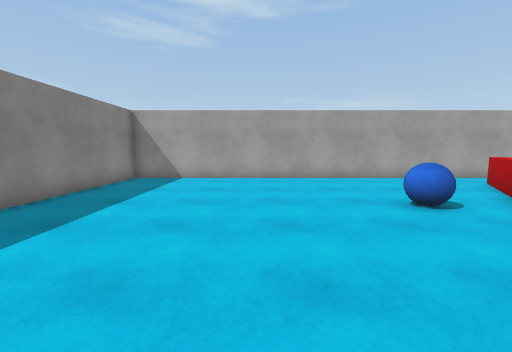
view 1 (above)

13 first-person views from a walk through a 3-D level made in the Unity game engine. The camera is 1.3 m above the floor, tilts 6° down and sees 90° across. The floor is counted in squares, 1 m on a side. Each view is taken from the middle of a square. On the plan, view 1 faces up. The plan holds only what a view shows up to about 13 squares ahead; the rest is blank. The place goes on beyond the plan. Surface patterns are stand-ins for the level's own textures.

view 2
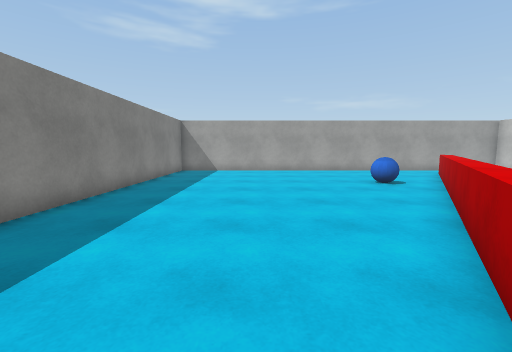

view 3
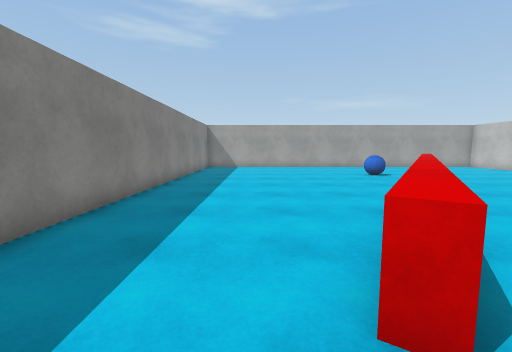

view 4
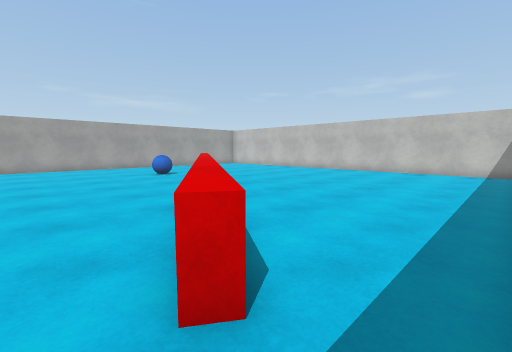

view 5
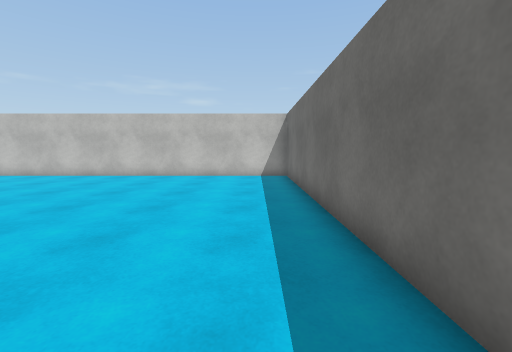

view 6
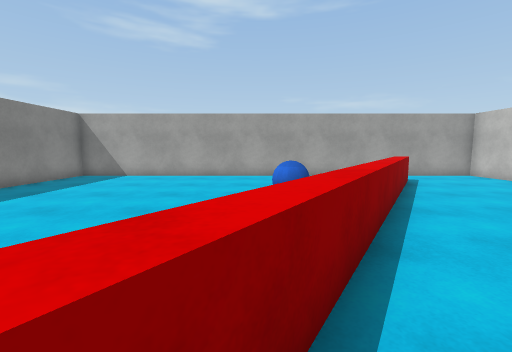

view 7
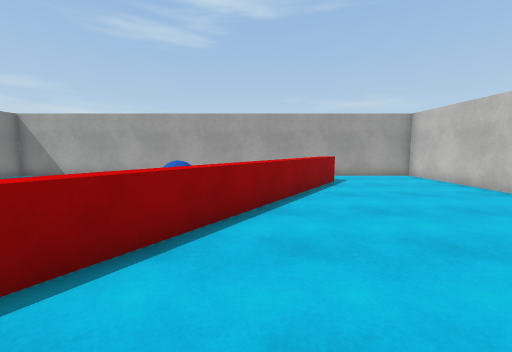

view 8
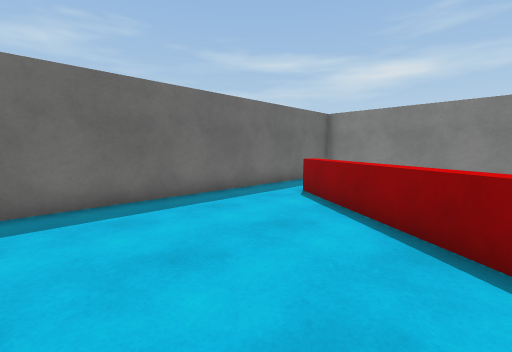

view 9
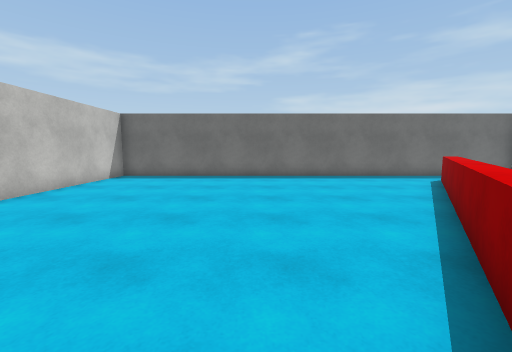

view 10
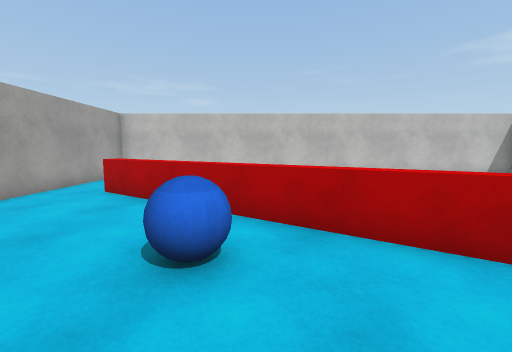

view 11
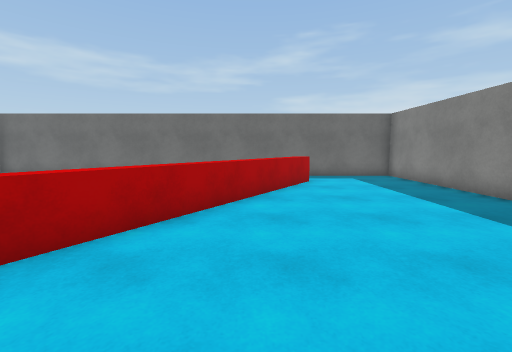

view 12
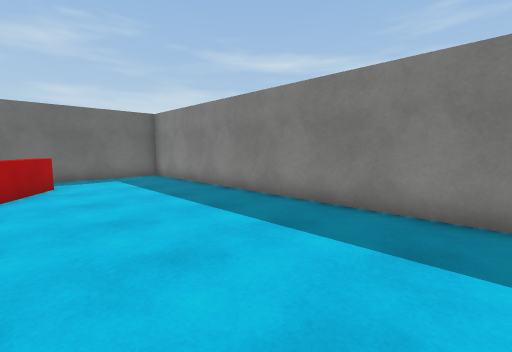

view 13
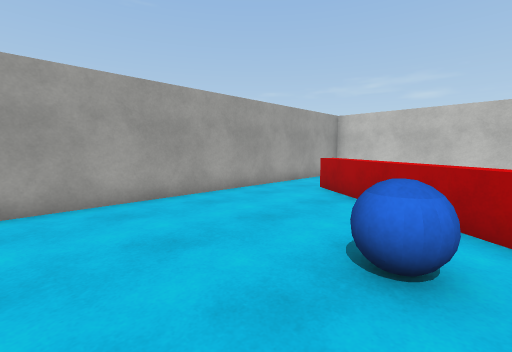

### Floor plan
Ten units are one square. View 1 is at (0, 0); x grows to the right and y downward. Boxes are objects, and circles mark ways between rooms. Rooms are numbered by the first view taken in them; rooms with no view inside come last. Other rooms are left out.
<svg viewBox="-60 -120 200 200">
<path fill="none" stroke="#000" d="M85 -115 -55 -115 -55 75 -15 75M-12 54 88 -97M-15 75 135 75 135 -115 85 -115M92 -94 -7 56 -12 54"/>
<rect x="35" y="-65" width="10" height="20" fill="#bbb"><title>other object</title></rect>
<circle cx="-10" cy="70" r="3" fill="#2a7"/>
<circle cx="90" cy="-110" r="3" fill="#2a7"/>
<text x="0" y="-40">1</text>
<text x="80" y="0">2</text>
</svg>
Room 1 opens to room 2.

Where each view was taken, in squares from view 1:
view 1: 0 up, 0 right, facing up
view 2: 4 down, 1 left, facing up
view 3: 7 down, 2 left, facing up
view 4: 7 down, 2 left, facing up-right
view 5: 6 down, 1 right, facing right
view 6: 1 down, 3 right, facing up
view 7: 1 down, 6 right, facing up
view 8: 1 down, 6 right, facing down-left
view 9: 5 up, 7 right, facing down
view 10: 5 up, 1 right, facing right
view 11: 5 up, 1 right, facing down
view 12: 5 up, 0 right, facing down-left
view 13: 5 up, 1 right, facing up-right
